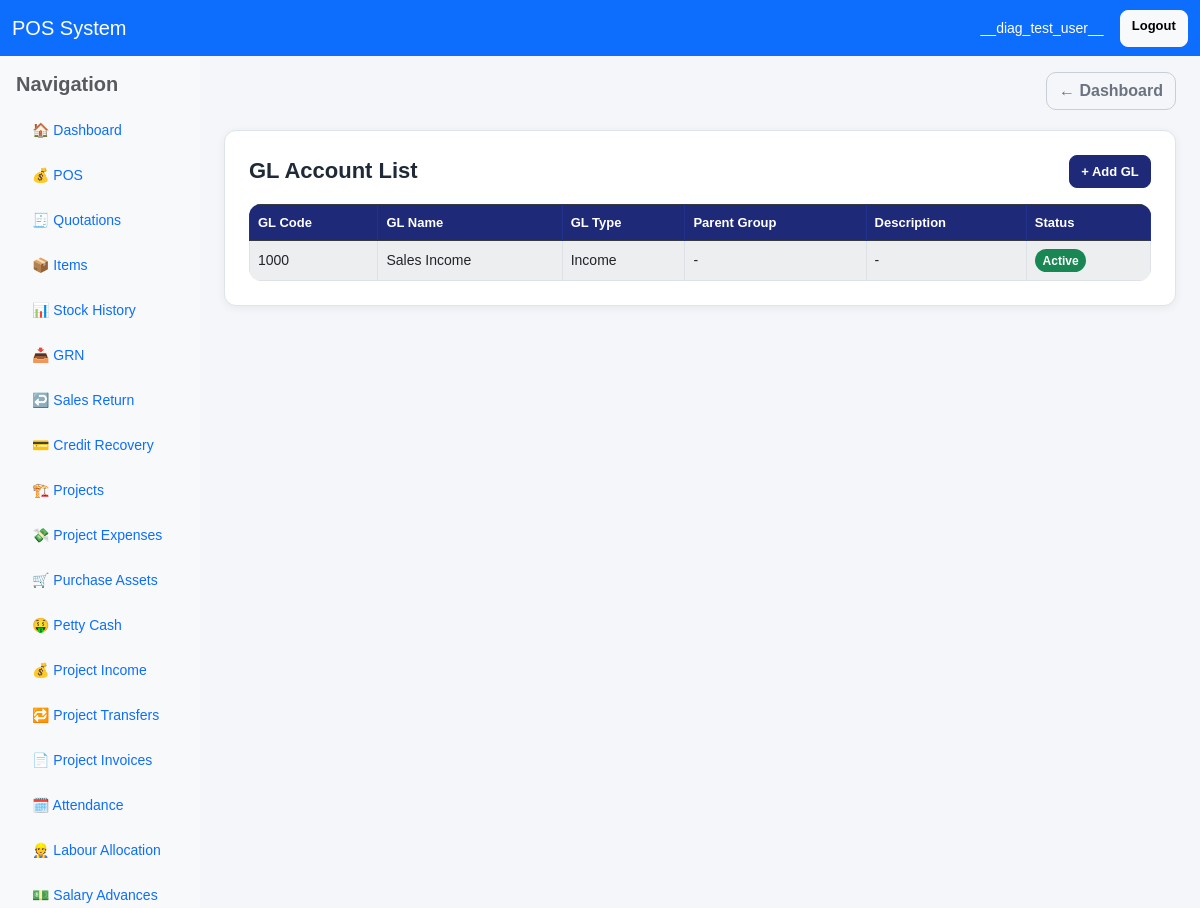
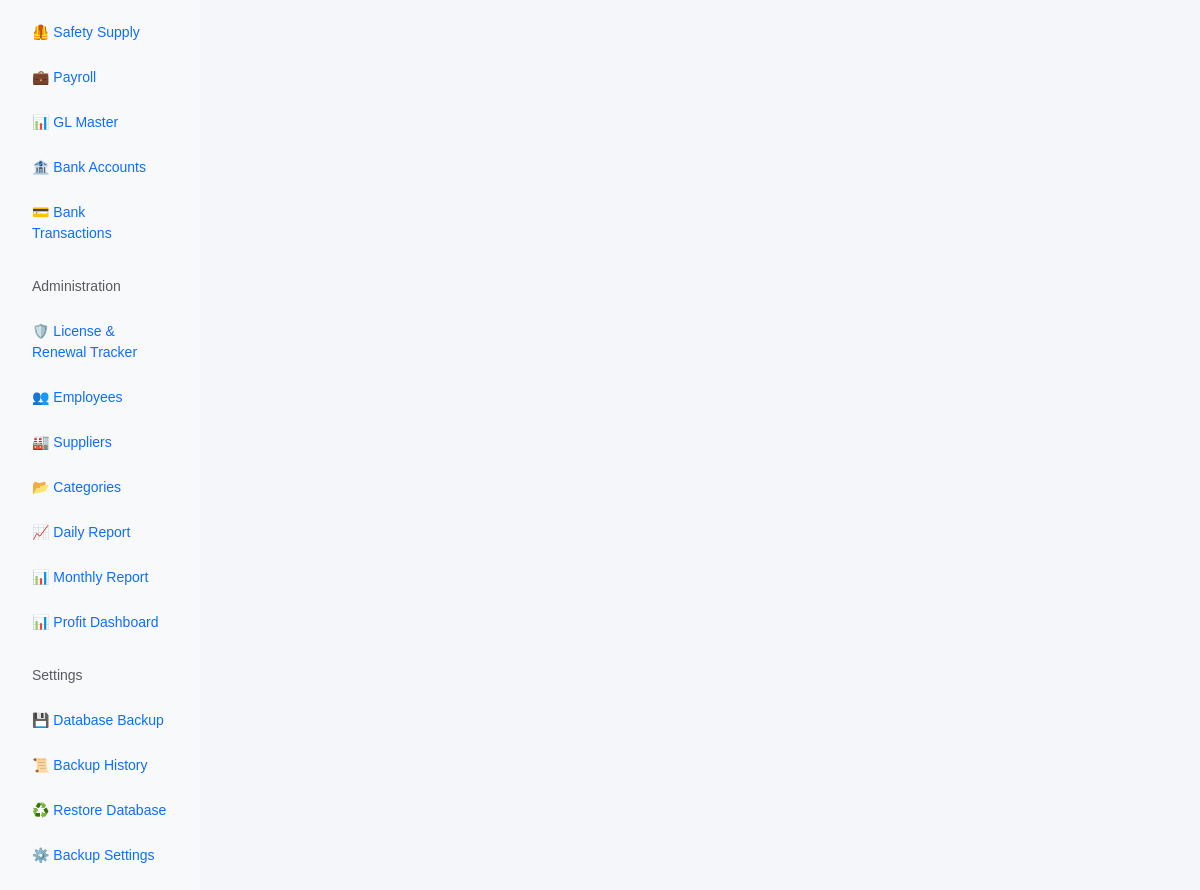
Screenshot of /gl/ (signed in) with the database file from the repository (2 pictures, top to bottom).
### pos/models.py (models this page shows, shortened)
class GLMaster(models.Model):
    GL_TYPE_CHOICES = [
        ("asset", "Asset"),
        ("liability", "Liability"),
        ("income", "Income"),
        ("expense", "Expense"),
        ("equity", "Equity"),
    ]
    gl_code = models.CharField(max_length=30, unique=True)
    gl_name = models.CharField(max_length=150)
    gl_type = models.CharField(max_length=20, choices=GL_TYPE_CHOICES)
    parent_group = models.CharField(max_length=150, blank=True, null=True)
    description = models.TextField(blank=True, null=True)
    is_active = models.BooleanField(default=True)
    created_at = models.DateTimeField(auto_now_add=True)
    class Meta:
        ordering = ["gl_code"]

### pos/views.py (the view)
# urls.py: path('gl/', views.gl_list, name='gl_list'),
@user_passes_test(can_use_gl)
def gl_list(request):
    gls = GLMaster.objects.all().order_by("gl_code")
    return render(request, "pos/gl_list.html", {"gl_accounts": gls})

### pos/views.py (called while the page is built)
def is_owner(user):
    return user.is_superuser or user.groups.filter(name__iexact="Owner").exists()

def can_use_gl(user):
    return is_owner(user)

### pos/templates/pos/gl_list.html (shortened to what this page needs)
{% extends "base.html" %}
{% block content %}
<div class="card p-3 p-md-4">
    <div class="app-card-header">
        <h4 class="app-page-title">GL Account List</h4>
        <div>
            <a href="{% url 'add_gl' %}" class="btn btn-primary btn-sm">+ Add GL</a>
        </div>
    </div>
    <div class="table-responsive">
        <table class="table table-bordered table-striped bg-white align-middle">
            <thead class="table-dark">
                <tr>
                    <th>GL Code</th>
                    <th>GL Name</th>
                    <th>GL Type</th>
                    <th>Parent Group</th>
                    <th>Description</th>
                    <th>Status</th>
                </tr>
            </thead>
            <tbody>
                {% for gl in gl_accounts %}
                <tr>
                    <td>{{ gl.gl_code }}</td>
                    <td>{{ gl.gl_name }}</td>
                    <td>{{ gl.get_gl_type_display }}</td>
                    <td>{{ gl.parent_group|default:"-" }}</td>
                    <td>{{ gl.description|default:"-" }}</td>
                    <td>
                        {% if gl.is_active %}
                            <span class="badge bg-success">Active</span>
                        {% else %}
                            <span class="badge bg-danger">Inactive</span>
                        {% endif %}
                    </td>
                </tr>
                {% empty %}
                <tr>
                    <td colspan="6" class="text-center">No GL accounts found</td>
                </tr>
                {% endfor %}
            </tbody>
        </table>
    </div>
</div>
{% endblock %}

### pos/templates/includes/navbar.html
<nav class="navbar navbar-expand-lg navbar-dark bg-primary">
    <div class="container-fluid">
        <a class="navbar-brand" href="{% url 'dashboard' %}">POS System</a>
        <div class="d-flex ms-auto">
            {% if request.user.is_authenticated %}
                <span class="navbar-text text-white me-3">
                    {{ request.user.username }}
                </span>
                <a href="{% url 'logout' %}" class="btn btn-light btn-sm">Logout</a>
            {% endif %}
        </div>
    </div>
</nav>

### static/css/app.css (style rules this page uses)
:root { --app-bg: #f4f6f9; --card-bg: #ffffff; --border-color: #dfe3ea; --text-main: #1f2937; --text-muted: #6b7280; --brand: #1e2a78; --brand-dark: #182260; --brand-soft: #eef2ff; --success-soft: #eaf7ee; --danger-soft: #fdecec; --warning-soft: #fff7e6; --shadow-soft: 0 2px 10px rgba(15, 23, 42, 0.06); --shadow-medium: 0 6px 18px rgba(15, 23, 42, 0.08); --radius: 12px; --pi-dark: #16384b; --pi-dark-2: #20495e; --pi-teal: #1fb6be; --pi-teal-2: #28c7cd; --pi-soft: #eef8f8; --pi-border: #cfe5e7; }
html, body { margin: 0; padding: 0; }
body.app-body { background: var(--app-bg); color: var(--text-main); font-size: 14px; font-family: Arial, sans-serif; }
.container, .container-fluid { width: 100%; }
.app-card, .card { border: 1px solid var(--border-color); border-radius: var(--radius); box-shadow: var(--shadow-soft); background: var(--card-bg); }
.app-card-header { display: flex; justify-content: space-between; align-items: center; gap: 12px; margin-bottom: 16px; flex-wrap: wrap; }
.app-page-title, h4, h5 { color: var(--text-main); font-weight: 700; margin: 0; }
.app-page-title { font-size: 22px; }
.btn { border-radius: 10px; font-weight: 600; transition: all 0.18s ease; }
.btn-sm { border-radius: 8px; font-size: 13px; padding: 0.35rem 0.7rem; }
.btn-primary { background: var(--brand); border-color: var(--brand); color: #fff; }
.table { margin-bottom: 0; }
.table-responsive { border-radius: 12px; }
.table thead th, .table-dark th { background: var(--brand) !important; color: #fff !important; border-color: #22318b !important; font-size: 13px; font-weight: 700; vertical-align: middle; }
.table td, .table th { vertical-align: middle; }
.table-striped > tbody > tr:nth-of-type(odd) > * { background-color: #fafbfd; }
.badge { font-size: 12px; font-weight: 700; padding: 0.45em 0.65em; border-radius: 999px; }

### rows the page displays
GLMaster: gl_code "1000", gl_name "Sales Income", gl_type "Income", parent_group "-", description "-", is_active "Active"

### other values shown
{{ request.user.username }} "__diag_test_user__"
